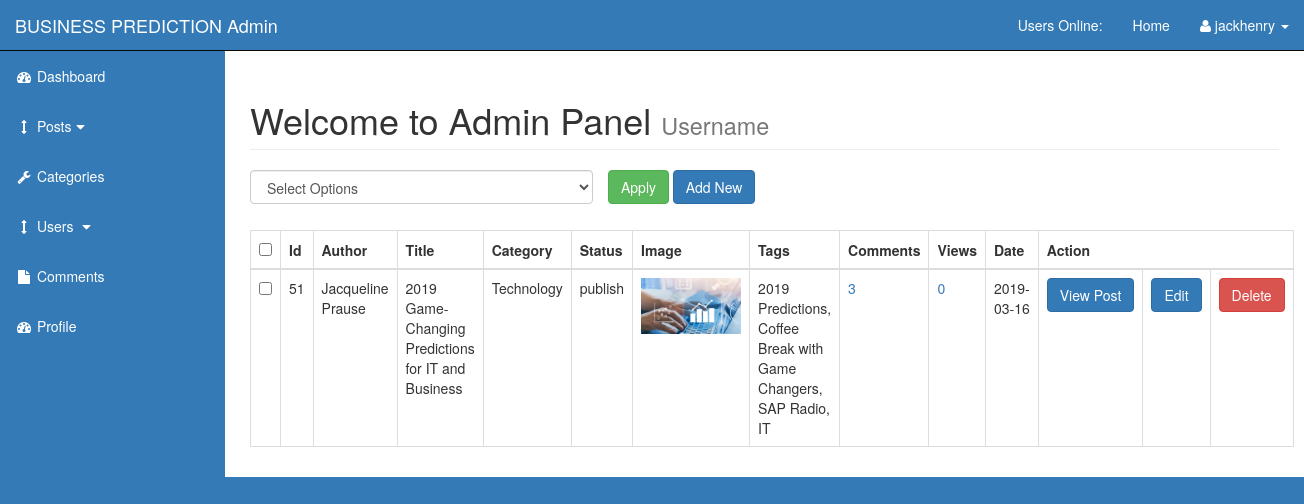
The page /admin/posts.php (signed in) on the database as committed earlier.
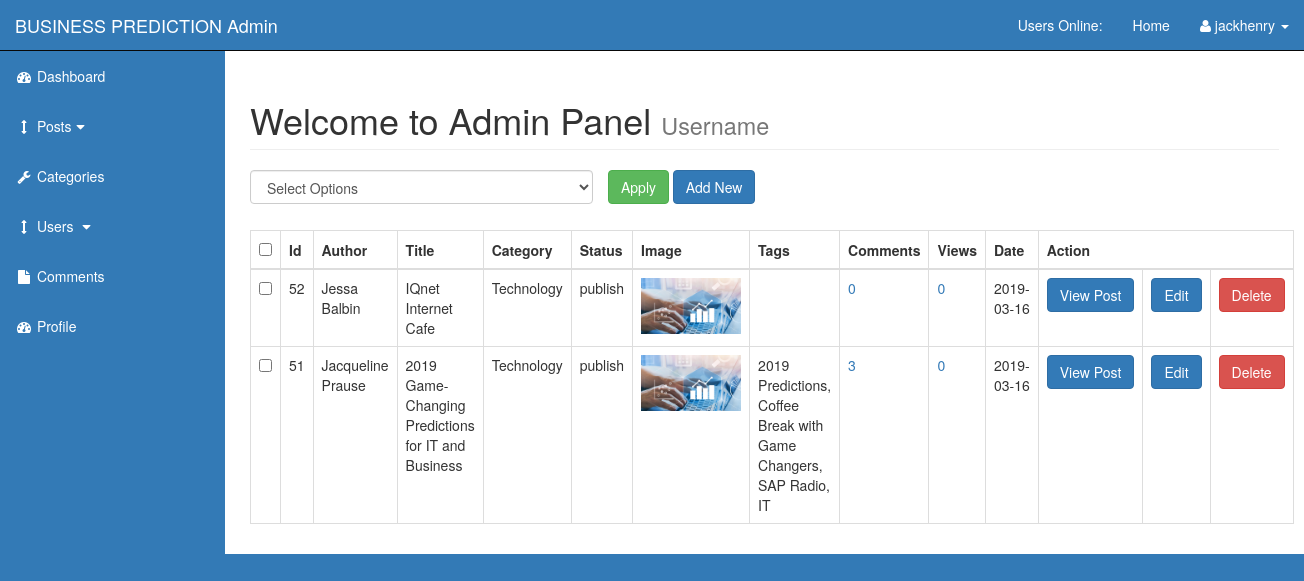
The same page on the database as committed later.
### tables this page shows
CREATE TABLE `posts` (
  `post_id` int(3) NOT NULL,
  `post_category_id` int(3) NOT NULL,
  `post_title` varchar(255) NOT NULL,
  `post_author` varchar(255) NOT NULL,
  `post_date` date NOT NULL,
  `post_image` text NOT NULL,
  `post_content` text NOT NULL,
  `post_tags` varchar(255) NOT NULL,
  `post_comment_count` int(11) NOT NULL,
  `post_status` varchar(255) NOT NULL DEFAULT 'draft',
  `post_views_count` int(11) NOT NULL
);

CREATE TABLE `categories` (
  `cat_id` int(3) NOT NULL,
  `cat_title` varchar(100) NOT NULL
);

### admin/includes/view_all_posts.php (the view, shortened to what this page needs)
<form action="" method="post">
    <table class="table table-bordered table-hover">
        <div id="bulkOptionsContainer" class="col-xs-4">
            <select name="bulk_options" id="" class="form-control">
                <option value="">Select Options</option>
            </select>
        </div>
        <div class="col-xs-4">
            <input type="submit" name="submit" value="Apply" class="btn btn-success">
            <a href="posts.php?source=add_post" class="btn btn-primary">Add New</a>
        </div>
        <br><br><br>
        <thead>
            <tr>
                <th><input type="checkbox" name="" id="selectAllBoxes"></th>
                <th>Id</th>
                <th>Author</th>
                <th>Title</th>
                <th>Category</th>
                <th>Status</th>
                <th>Image</th>
                <th>Tags</th>
                <th>Comments</th>
                <th>Views</th>
                <th>Date</th>
                <th colspan="3">Action</th>
            </tr>
        </thead>
        <tbody>
        <?php
            $query = "SELECT * FROM posts ORDER BY post_id DESC";
            $select_posts = mysqli_query($connection, $query);
            while($row = mysqli_fetch_assoc($select_posts)){
                $post_id = $row['post_id'];
                $post_author = $row['post_author'];
                $post_title = $row['post_title'];
                $post_category_id = $row['post_category_id'];
                $post_status = $row['post_status'];
                $post_image = $row['post_image'];
                $post_tags = $row['post_tags'];
                $post_date = $row['post_date'];
                $post_views_count = $row['post_views_count'];
                echo "<tr>";
                    echo "<td><input type='checkbox' name='checkboxArray[]' value='$post_id' class='checkboxes'></td>";
                    echo "<td>$post_id</td>";
                    echo "<td>$post_author</td>";
                    echo "<td>$post_title</td>";
            $query = "SELECT * FROM categories WHERE cat_id = $post_category_id";
                    $select_category = mysqli_query($connection, $query);
                    while($row = mysqli_fetch_assoc($select_category)){
                        $cat_title = $row['cat_title'];
                        echo "<td>$cat_title</td>";
                    }
                    echo "<td>$post_status</td>";
                    echo "<td><img src='../images/$post_image' width='100'></td>";
                    echo "<td>$post_tags</td>";
                    $query = "SELECT * FROM comments WHERE comment_post_id = $post_id";
                    $comments_count = mysqli_query($connection, $query);
                    $comments_num_rows = mysqli_num_rows($comments_count);
                    echo "<td><a href='post_comments.php?id=$post_id'>$comments_num_rows</a></td>";
                    echo "<td><a href='posts.php?reset=$post_id' onclick=\"javascript: return confirm('Are you sure you want to reset views count?'); \">$post_views_count</a></td>";
                    echo "<td>$post_date</td>";
                    echo "<td><a href='../post.php?p_id=$post_id' target='_blank' class='btn btn-primary'>View Post</a></td>";
                    echo "<td><a href='posts.php?source=edit_post&post_id_edit=$post_id' class='btn btn-primary'>Edit</a></td>";
                    echo "<td><a href='posts.php?delete=$post_id' onclick=\"javascript: return confirm('Are you sure you want to delete?'); \" class='btn btn-danger'>Delete</a></td>";
                echo "</tr>";
            }
        ?>
        </tbody>
    </table>
</form>

### admin/includes/admin_header.php (shortened to what this page needs)
<!DOCTYPE html>
<html lang="en">
<head>
    <link href="css/bootstrap.min.css" rel="stylesheet">
    <link href="css/sb-admin.css" rel="stylesheet">
    <link href="css/loader.css" rel="stylesheet">
    <link href="font-awesome/css/font-awesome.min.css" rel="stylesheet" type="text/css">
</head>
<body>

### admin/posts.php (shortened to what this page needs)
<?php include "includes/admin_header.php"; ?>
    <div id="wrapper">
        <?php include "includes/admin_navigation.php"; ?>
        <div id="page-wrapper">
            <div class="container-fluid">
                <div class="row">
                    <div class="col-lg-12">
                        <h1 class="page-header">
                            Welcome to Admin Panel
                            <small>Username</small>
                        </h1>
                        <?php
                            if(isset($_GET['source'])){
                                $source = $_GET['source'];
                            } else {
                                $source = "";
                            }
                            switch($source){
                                default:
                                    include "./includes/view_all_posts.php";
                                    break;
                            }
                        ?>
                    </div>
                </div>
            </div>
        </div>
<?php include "includes/admin_footer.php"; ?>

### admin/includes/admin_navigation.php (shortened to what this page needs)
<nav class="navbar navbar-inverse navbar-fixed-top" role="navigation">
    <div class="navbar-header">
        <a class="navbar-brand" href="index.php">BUSINESS PREDICTION Admin</a>
    </div>
    <ul class="nav navbar-right top-nav">
        <li><a href="">Users Online: <span class="usersonline"></span></a></li>
        <li><a href="../index.php">Home</a></li>
        <li class="dropdown">
            <a href="#" class="dropdown-toggle" data-toggle="dropdown"><i class="fa fa-user"></i> <?php echo $_SESSION['username']; ?> <b class="caret"></b></a>
        </li>
    </ul>
    <div class="collapse navbar-collapse navbar-ex1-collapse">
        <ul class="nav navbar-nav side-nav">
            <li>
                <a href="index.php"><i class="fa fa-fw fa-dashboard"></i> Dashboard</a>
            </li>
            <li>
                <a href="javascript:;" data-toggle="collapse" data-target="#posts_dropdown"><i class="fa fa-fw fa-arrows-v"></i> Posts<i class="fa fa-fw fa-caret-down"></i></a>
            </li>
            <li>
                <a href="./categories.php"><i class="fa fa-fw fa-wrench"></i> Categories</a>
            </li>
            <li>
                <a href="javascript:;" data-toggle="collapse" data-target="#users_dropdown"><i class="fa fa-fw fa-arrows-v"></i> Users <i class="fa fa-fw fa-caret-down"></i></a>
            </li>
            <li>
                <a href="comments.php"><i class="fa fa-fw fa-file"></i> Comments</a>
            </li>
            <li>
                <a href="profile.php"><i class="fa fa-fw fa-dashboard"></i> Profile</a>
            </li>
        </ul>
    </div>
</nav>

### admin/includes/admin_footer.php (shortened to what this page needs)
    </div>
</body>
</html>

### admin/css/sb-admin.css (style rules this page uses)
body { margin-top: 100px; background-color: #222; }
@media (min-width:768px) { body { margin-top: 50px; } }
#wrapper { padding-left: 0; }
#page-wrapper { width: 100%; padding: 0; background-color: #fff; }
@media (min-width:768px) { #wrapper { padding-left: 225px; } }
@media (min-width:768px) { #page-wrapper { padding: 10px; } }
.top-nav { padding: 0 15px; }
.top-nav>li { display: inline-block; float: left; }
.top-nav>li>a { padding-top: 15px; padding-bottom: 15px; line-height: 20px; color: #999; }
@media (min-width:768px) { .side-nav { position: fixed; top: 51px; left: 225px; width: 225px; margin-left: -225px; border: none; border-radius: 0; overflow-y: auto; background-color: #222; } }
@media (min-width:768px) { .side-nav>li>a { width: 225px; } }
#bulkOptionsContainer { padding: 0; }

### admin/includes/admin_navigation.php (style rules this page uses)
nav.navbar, ul.navbar-nav.side-nav { background-color: #337ab6; }
nav.navbar ul.nav > li > a, .navbar-brand { color: white !important; }
body { background-color: #337ab6; }
ul.navbar-nav.side-nav > li a { color: white !important; }

Rows that differ between the two databases and show on the page:
added posts: post_id "52", post_author "Jessa Balbin", post_title "IQnet Internet Cafe", post_status "publish", post_image (picture), comments_num_rows "0", post_views_count "0", post_date "2019-03-16", categories (cat_title "Technology")
